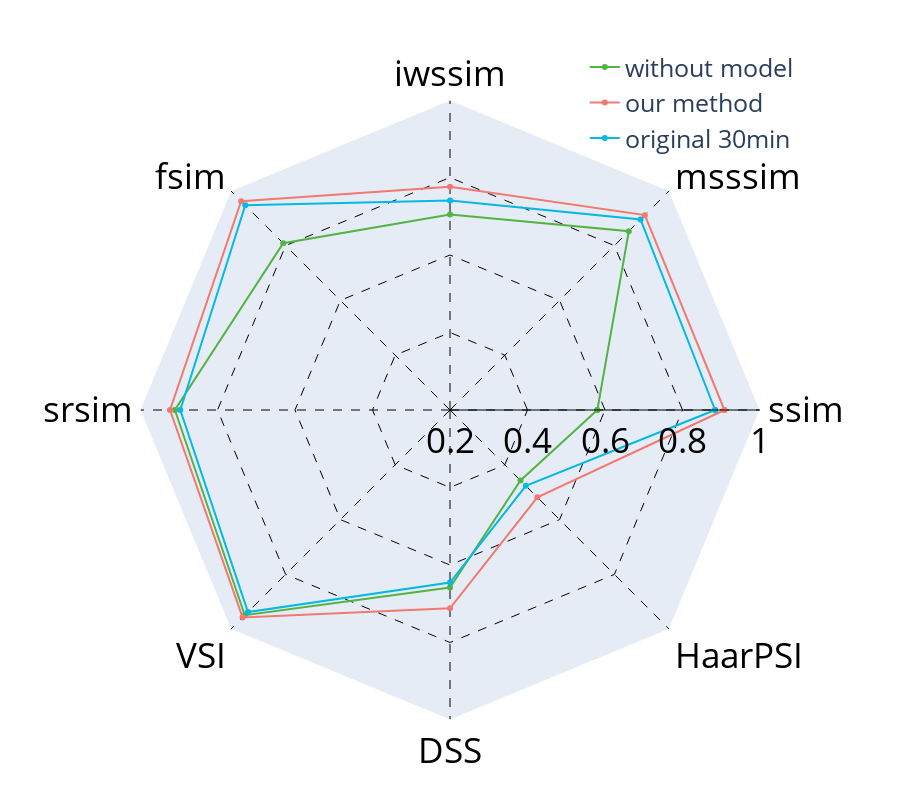

Notebook code cell kept with this figure:
### Code cell
import plotly.graph_objects as go
import numpy as np
main_path = "./数据/result_data_measure"
save_result_path = "./result_pictures"
fsim_result_torch = np.load(f"{main_path}/fsim_result_torch_compare_Ki.npy")
GMSD_result_torch = np.load(f"{main_path}/GMSD_result_torch_compare_Ki.npy")
VSI_result_torch = np.load(f"{main_path}/VSI_result_torch_compare_Ki.npy")
DSS_result_torch = np.load(f"{main_path}/DSS_result_torch_compare_Ki.npy")
MDSI_result_torch = np.load(f"{main_path}/MDSI_result_torch_compare_Ki.npy")
HaarPSI_result_torch = np.load(f"{main_path}/HaarPSI_result_torch_compare_Ki.npy")
iwssim_result_torch = np.load(f"{main_path}/iwssim_result_torch_compare_Ki.npy")
MSGMSD_result_torch = np.load(f"{main_path}/MSGMSD_result_torch_compare_Ki.npy")
msssim_result_torch = np.load(f"{main_path}/msssim_result_torch_compare_Ki.npy")
PieAPP_result_torch = np.load(f"{main_path}/PieAPP_result_torch_compare_Ki.npy")
psnr_result_torch = np.load(f"{main_path}/psnr_result_torch_compare_Ki.npy")
srsim_result_torch = np.load(f"{main_path}/srsim_result_torch_compare_Ki.npy")
ssim_result_torch = np.load(f"{main_path}/ssim_result_torch_compare_Ki.npy")
psnr_result_ori = np.load(f"{main_path}/psnr_result_ori_compare_Ki.npy")
ssim_result_ori = np.load(f"{main_path}/ssim_result_ori_compare_Ki.npy")
rmse_result_ori = np.load(f"{main_path}/rmse_result_ori_compare_Ki.npy")
nmi_result_ori = np.load(f"{main_path}/nmi_result_ori_compare_Ki.npy")

fsim_result_torch_a = np.load(f"{main_path}/fsim_result_torch.npy")
GMSD_result_torch_a = np.load(f"{main_path}/GMSD_result_torch.npy")
VSI_result_torch_a = np.load(f"{main_path}/VSI_result_torch.npy")
DSS_result_torch_a = np.load(f"{main_path}/DSS_result_torch.npy")
MDSI_result_torch_a = np.load(f"{main_path}/MDSI_result_torch.npy")
HaarPSI_result_torch_a = np.load(f"{main_path}/HaarPSI_result_torch.npy")
iwssim_result_torch_a = np.load(f"{main_path}/iwssim_result_torch.npy")
MSGMSD_result_torch_a = np.load(f"{main_path}/MSGMSD_result_torch.npy")
msssim_result_torch_a = np.load(f"{main_path}/msssim_result_torch.npy")
PieAPP_result_torch_a = np.load(f"{main_path}/PieAPP_result_torch.npy")
psnr_result_torch_a = np.load(f"{main_path}/psnr_result_torch.npy")
srsim_result_torch_a = np.load(f"{main_path}/srsim_result_torch.npy")
ssim_result_torch_a = np.load(f"{main_path}/ssim_result_torch.npy")
psnr_result_ori_a = np.load(f"{main_path}/psnr_result_ori.npy")
ssim_result_ori_a = np.load(f"{main_path}/ssim_result_ori.npy")
rmse_result_ori_a = np.load(f"{main_path}/rmse_result_ori.npy")
nmi_result_ori_a = np.load(f"{main_path}/nmi_result_ori.npy")
result = [psnr_result_torch,ssim_result_torch,msssim_result_torch,iwssim_result_torch,fsim_result_torch,srsim_result_torch,VSI_result_torch,DSS_result_torch,HaarPSI_result_torch,2*(1-1/nmi_result_ori),MDSI_result_torch,GMSD_result_torch,MSGMSD_result_torch,PieAPP_result_torch]
result_a = [psnr_result_torch_a,ssim_result_torch_a,msssim_result_torch_a,iwssim_result_torch_a,fsim_result_torch_a,srsim_result_torch_a,VSI_result_torch_a,DSS_result_torch_a,HaarPSI_result_torch_a,2*(1-1/nmi_result_ori_a),MDSI_result_torch_a,GMSD_result_torch_a,MSGMSD_result_torch_a,PieAPP_result_torch_a]
categories = ['ssim', 'msssim', 'iwssim', 'fsim', 'srsim', 'VSI', 'DSS', 'HaarPSI']
r = np.mean(np.stack(result[1:9]),axis=1).T
r1 = np.mean(np.stack(result[1:9]),axis=1).T
r2 = np.mean(np.stack(result_a[1:9]),axis=1).T
fig = go.Figure()
fig.add_trace(go.Scatterpolar(
      r=r[0].tolist()+[r[0][0]],
      theta=categories+[categories[0]],marker=dict(color="#54B345"),
      name='without model',text=np.around(r[0],3),textposition=['middle left','bottom left','bottom center','bottom right','middle right','top right','top center','top left','top left'],mode='lines+markers'
))
fig.add_trace(go.Scatterpolar(
      r=r[1].tolist()+[r[1][0]],
      theta=categories+[categories[0]],marker=dict(color="#F27970"),
      name='our method',text=np.around(r[1],3),textposition=['bottom center','middle right','top center','bottom left','bottom left','top left','bottom center','bottom right','bottom right'],mode='lines+markers'
))
fig.add_trace(go.Scatterpolar(
      r=r2[1].tolist()+[r2[1][0]],
      theta=categories+[categories[0]],marker=dict(color="#05B9E2"),
      name='original 30min',text=np.around(r2[1],3),textposition=['bottom center','middle right','top center','bottom left','bottom left','top left','bottom center','bottom right','bottom right'],mode='lines+markers'
))
fig.update_layout(
    legend=dict(
    yanchor="auto",
    y=1.09,
    xanchor="auto",
    x=0.97
),legend_font_size=25,
  polar=dict(angularaxis_tickfont=dict(size=35),
    radialaxis=dict(angle=22.5,
      visible=True,
      range=[0.2, 1],tickvals = [0.2,0.4,0.6,0.8,1],tickfont=dict(size=35),
    )),
  showlegend=True,height=800,width=900,paper_bgcolor='rgba(0,0,0,0)',
    plot_bgcolor='rgba(0,0,0,0)'
)
fig.update_polars(gridshape='linear',angularaxis_griddash='dash',radialaxis_griddash='dash',angularaxis_color='#000',angularaxis_gridcolor='#000',radialaxis_gridcolor='#000',radialaxis_color='#000',radialaxis_linecolor='#000')
fig.show()
fig.write_image(f'{save_result_path}/radarplot_Ki.png', scale=4)

### Figure 1 — Plotly figure (JSON) as saved in the notebook; plotly's stock layout.template omitted (floating-point values rounded to 4 significant figures)
{"data": [{"marker": {"color": "#54B345"}, "mode": "lines+markers", "name": "without model", "r": [0.5802, 0.8526, 0.7047, 0.8088, 0.91, 0.949, 0.6582, 0.4573, 0.5802], "text": [0.58, 0.853, 0.705, 0.809, 0.91, 0.949, 0.658, 0.457], "textposition": ["middle left", "bottom left", "bottom center", "bottom right", "middle right", "top right", "top center", "top left", "top left"], "theta": ["ssim", "msssim", "iwssim", "fsim", "srsim", "VSI", "DSS", "HaarPSI", "ssim"], "type": "scatterpolar"}, {"marker": {"color": "#F27970"}, "mode": "lines+markers", "name": "our method", "r": [0.9082, 0.9112, 0.776, 0.9622, 0.9225, 0.957, 0.7119, 0.5188, 0.9082], "text": [0.908, 0.911, 0.776, 0.962, 0.922, 0.957, 0.712, 0.519], "textposition": ["bottom center", "middle right", "top center", "bottom left", "bottom left", "top left", "bottom center", "bottom right", "bottom right"], "theta": ["ssim", "msssim", "iwssim", "fsim", "srsim", "VSI", "DSS", "HaarPSI", "ssim"], "type": "scatterpolar"}, {"marker": {"color": "#05B9E2"}, "mode": "lines+markers", "name": "original 30min", "r": [0.8841, 0.8953, 0.7405, 0.9471, 0.896, 0.9374, 0.6452, 0.4767, 0.8841], "text": [0.884, 0.895, 0.741, 0.947, 0.896, 0.937, 0.645, 0.477], "textposition": ["bottom center", "middle right", "top center", "bottom left", "bottom left", "top left", "bottom center", "bottom right", "bottom right"], "theta": ["ssim", "msssim", "iwssim", "fsim", "srsim", "VSI", "DSS", "HaarPSI", "ssim"], "type": "scatterpolar"}], "layout": {"height": 800, "legend": {"font": {"size": 25}, "x": 0.97, "xanchor": "auto", "y": 1.09, "yanchor": "auto"}, "paper_bgcolor": "rgba(0,0,0,0)", "plot_bgcolor": "rgba(0,0,0,0)", "polar": {"angularaxis": {"color": "#000", "gridcolor": "#000", "griddash": "dash", "tickfont": {"size": 35}}, "gridshape": "linear", "radialaxis": {"angle": 22.5, "color": "#000", "gridcolor": "#000", "griddash": "dash", "linecolor": "#000", "range": [0.2, 1], "tickfont": {"size": 35}, "tickvals": [0.2, 0.4, 0.6, 0.8, 1], "visible": true}}, "showlegend": true, "width": 900}}
